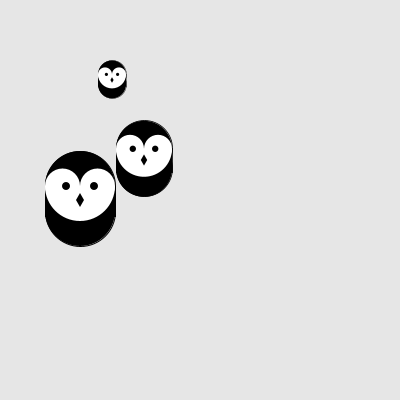
Frame 1 (no input)
Frame 60 (the mouse pressed at the canvas centre just before this capture): identical to frame 1, image omitted
Frame 120 (the mouse held since frame 60 and released just before this capture): identical to frame 1, image omitted

The Processing sketch that drew this single still picture (run headless with seeded random() and noise(); from frame 60 on, the mouse is pressed at the canvas centre):

// Processing sketch: sketch_140606_11_b
// ── sketch_140606_11_b.pde
void drawLeftEye(float x,float y){
  fill(255);
  ellipse(x,y,35,35);
  fill(0);
  ellipse(x+3.5,y,8,8);
}

void drawRightEye(float x,float y){
  fill( 255 );
  ellipse(x, y, 35, 35);
  fill( 0 );
  ellipse(x-3.5, y, 8, 8);
}

void drawOwl(float x,float y){
pushMatrix();
stroke(0);
fill(0);
ellipse(x,y-14,70,70);
ellipse(x,y+11,70,70);
rect(x-35,y-14,70,30);
noStroke();
fill(255);
arc(x,y-14,70,70,0,PI);
  drawLeftEye(x-17.5,y-14);
  drawRightEye(x+17.5,y-14);
  fill(0);
  quad(x,y-7, x+4,y, x,y+7, x-4,y);
popMatrix();
}

void setup() {
  size(400, 400);
  smooth();
}

void draw() {
background(230);
drawOwl(80,height/2);
pushMatrix();
scale(0.8,0.8);
drawOwl(180,height/2);
popMatrix();
scale(0.4,0.4);
drawOwl(280,height/2);
}
